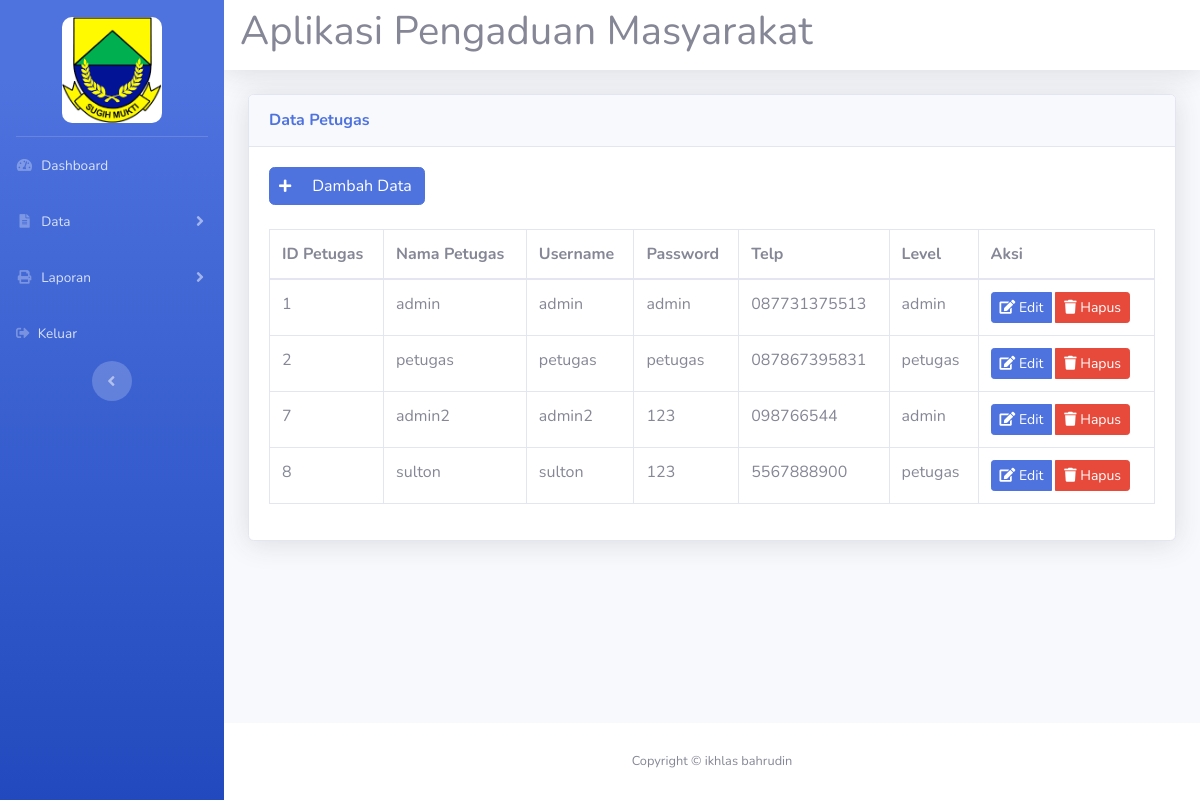
The app's page /admin/lihat_petugas.php with its own data.
### tables this page shows
CREATE TABLE `petugas` (
  `id_petugas` int(11) NOT NULL,
  `nama_petugas` varchar(35) NOT NULL,
  `username` varchar(25) NOT NULL,
  `password` varchar(35) NOT NULL,
  `telp` varchar(13) NOT NULL,
  `level` enum('admin','petugas','','') NOT NULL
);

### admin/lihat_petugas.php (the view, shortened to what this page needs)
<!DOCTYPE html>
<html lang="en">
<head>
    <link href="../vendor/fontawesome-free/css/all.min.css" rel="stylesheet" type="text/css">
    <link href="../css/sb-admin-2.min.css" rel="stylesheet">
    <link href="../vendor/datatables/dataTables.bootstrap4.min.css" rel="stylesheet">
</head>
<body id="page-top">
    <div id="wrapper">
        <ul class="navbar-nav bg-gradient-primary sidebar sidebar-dark accordion" id="accordionSidebar">
            <a class="sidebar-brand d-flex align-items-center justify-content-center" href="admin.php">
                <div class="" style="margin-top: 70px;">
                    <img src="../logo/logo.png" alt="Logo" style="width: 100px; height: auto; border-radius: 10px;">
                </div>
            </a>
            <hr class="sidebar-divider my-0">
            <li class="nav-item">
                <a class="nav-link" href="admin.php">
                    <i class="fas fa-fw fa-tachometer-alt"></i>
                    <span>Dashboard</span></a>
            </li>
            <li class="nav-item">
                <a class="nav-link collapsed" href="#" data-toggle="collapse" data-target="#collapseTwo"
                    aria-expanded="true" aria-controls="collapseTwo">
                    <i class="fas fa-fw fa-file-alt"></i>
                    <span>Data</span>
                </a>
            </li>
            <li class="nav-item">
                <a class="nav-link collapsed" href="#" data-toggle="collapse" data-target="#collapseThree"
                    aria-expanded="true" aria-controls="collapseThree">
                    <i class="fas fa-fw fa-print"></i>
                    <span>Laporan</span>
                </a>
            </li>
            <li class="nav-item">
                <a class="nav-link" href="../logout.php">
                    <i class="fas fa-sign-out-alt"></i>
                    <span>Keluar</span></a>
            </li>
            <div class="text-center d-none d-md-inline">
                <button class="rounded-circle border-0" id="sidebarToggle"></button>
            </div>
        </ul>
        <div id="content-wrapper" class="d-flex flex-column">
            <div id="content">
                <nav class="navbar navbar-expand navbar-light bg-white topbar mb-4 static-top shadow">
                    <div class="container-fluid">
                        <div class="row">
                            <div class="col-sm-12 d-flex align-items-center">
                                <h1 class="page-title">Aplikasi Pengaduan Masyarakat</h1>
                            </div>
                        </div>
                </nav>
                <div class="container-fluid">
                    <div class="card shadow mb-4">
                        <div class="card-header py-3">
                            <h6 class="m-0 font-weight-bold text-primary">Data Petugas</h6>
                        </div>
                        <div class="card-body">
                            <a href="tambah_petugas.php" class="btn btn-primary btn-icon-split">
                                <button class="btn btn-primary btn-sm" data-toggle="modal" data-target="#myModal">
                                    <i class="fas fa-plus"></i>
                                </button>
                                <span class="text">Dambah Data</span>
                            </a>
                            <br></br>
                            <div class="table-responsive">
                                <div class="table-responsive">
                                    <div class="table-responsive">
                                        <table class="table table-bordered" id="dataTable" width="100%" cellspacing="0">
                                            <thead>
                                                <tr>
                                                    <th>ID Petugas</th>
                                                    <th>Nama Petugas</th>
                                                    <th>Username</th>
                                                    <th>Password</th>
                                                    <th>Telp</th>
                                                    <th>Level</th>
                                                    <th>Aksi</th>
                                                </tr>
                                            </thead>
                                            <tbody>
                                                <?php
    require '../koneksi.php';
    $sql = mysqli_query($koneksi, "SELECT * FROM petugas");
    while ($data = mysqli_fetch_array($sql)) { ?>
                                                <tr>
                                                    <td><?php echo $data['id_petugas']; ?></td>
                                                    <td><?php echo $data['nama_petugas']; ?></td>
                                                    <td><?php echo $data['username']; ?></td>
                                                    <td><?php echo $data['password']; ?></td>
                                                    <td><?php echo $data['telp']; ?></td>
                                                    <td><?php echo $data['level']; ?></td>
                                                    <td>
                                                        <div class="btn-group">
                                                            <a href="edit_petugas.php?id=<?php echo $data['id_petugas']; ?>"
                                                                class="btn btn-primary btn-sm mr-1">
                                                                <i class="fas fa-edit"></i> Edit
                                                            </a>
                                                            <a href="delete_petugas.php?id=<?php echo $data['id_petugas']; ?>"
                                                                class="btn btn-danger btn-sm"
                                                                onclick="return confirm('Yakin mau dihapus?')">
                                                                <i class="fas fa-trash"></i> Hapus
                                                            </a>
                                                        </div>
                                                    </td>
                                                </tr>
                                                <?php } ?>
                                            </tbody>
                                        </table>
                                    </div>
                                </div>
                            </div>
                        </div>
                    </div>
                </div>
            </div>
            <footer class="sticky-footer bg-white">
                <div class="container my-auto">
                    <div class="copyright text-center my-auto">
                        <span>Copyright &copy; ikhlas bahrudin</span>
                    </div>
                </div>
            </footer>
        </div>
    </div>
</body>
</html>

### records on screen
petugas: id_petugas "1", nama_petugas "admin", username "admin", password "admin", telp "087731375513", level "admin"
petugas: id_petugas "2", nama_petugas "petugas", username "petugas", password "petugas", telp "087867395831", level "petugas"
petugas: id_petugas "7", nama_petugas "admin2", username "admin2", password "123", telp "098766544", level "admin"
petugas: id_petugas "8", nama_petugas "sulton", username "sulton", password "123", telp "5567888900", level "petugas"
